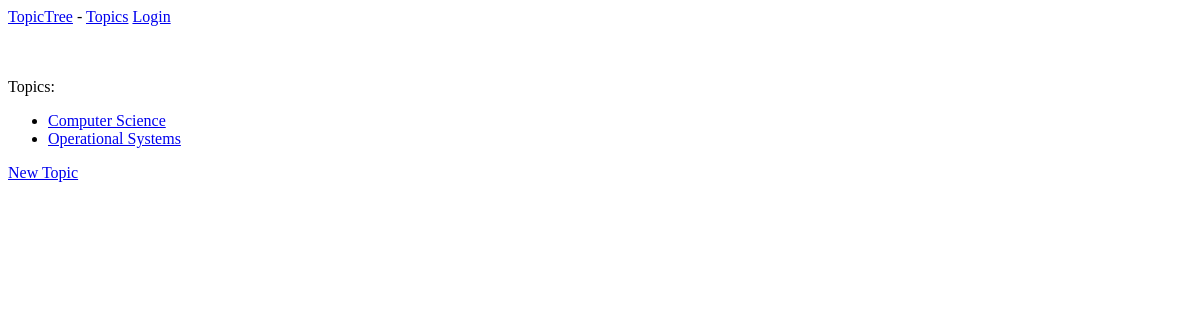
The app's page /topics/, older data.
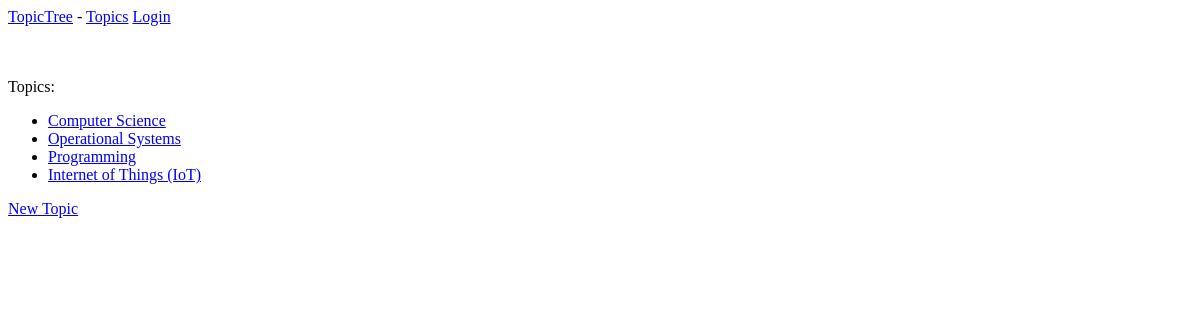
The same page, newer data.
### topic_trees/models.py (models this page shows)
class Topic(models.Model):
  text = models.CharField(max_length=200)
  date_added = models.DateTimeField(auto_now_add=True)
  def __str__(self):
    return self.text

### topic_trees/views.py (the view)
# urls.py: path('topics/', views.topics, name='topics'),
def topics(request):
  topics = Topic.objects.order_by('date_added')
  context = {
    'topics': topics
  }
  return render(request, 'topic_trees/topics.html', context)

### topic_trees/templates/topic_trees/topics.html (shortened to what this page needs)
{% extends "topic_trees/base.html" %}
{% block content %}
  Topics:
  <ul>
    {% for topic in topics  %}
      <li>
        <a href="{% url 'topic' topic.id %}">{{ topic }}</a>
      </li>
    {% empty %}
      <li>No Topics Added</li>
    {% endfor %}
  </ul>
  <a href="{% url 'new_topic' %}">New Topic</a>
{% endblock content %}

### topic_trees/templates/topic_trees/base.html
<p>
  <a href="{% url 'index' %}">TopicTree</a> -
  <a href="{% url 'topics' %}">Topics</a>
  {% if user.is_authenticated %}
    Hey, {{ user.username }}
    <a href="{% url 'logout' %}">Logout</a>
  {% else %}
    <a href="{% url 'login' %}">Login</a>
  {% endif %}
</p>
{% block content %}{% endblock content %}

Row changes from the older to the newer data that the page shows:
added Topic: text "Programming"
added Topic: text "Internet of Things (IoT)"
